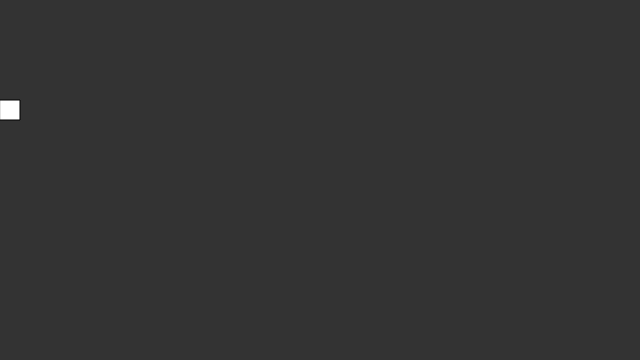
Frame 1 (no input)
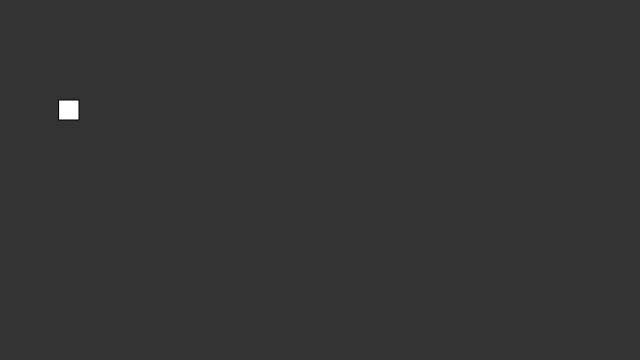
Frame 60 (no input)
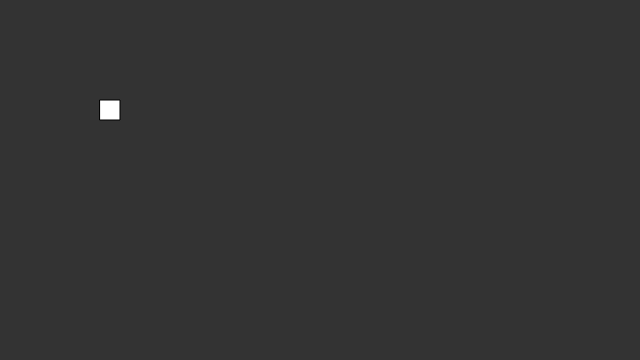
Frame 120 (the mouse pressed at the canvas centre since frame 60)

The p5.js sketch that drew these frames (run headless with seeded random() and noise() and a simulated clock; from frame 60 on, the mouse is pressed at the canvas centre):

// p5.js sketch
// ── sketch.js
// Learning Processing
// Daniel Shiffman
// http://www.learningprocessing.com

// Exercise 5-3: Move a rectangle across a window by 
// incrementing a variable. Start the shape at x 
// coordinate 0 and use an if statement to have it stop 
// at coordinate 100. Rewrite the sketch to use 
// constrain() instead of the if statement. 
// Fill in the missing code.

// Rectangle starts at location x
var x = 0;

function setup() {
  createCanvas(640, 360);
}

function draw() {
  background(51);
  
  // Display object
  fill(255);
  rect(x,100,20,20);
  
  // Increment x
  x = x + 1;
  
  // If x is greater than 100
  if (x > 100) {
    // Set it back to 100
    x = 100;
  }
  
  // Using constrain instead
  // x = constrain(x,0,100);
  
}
